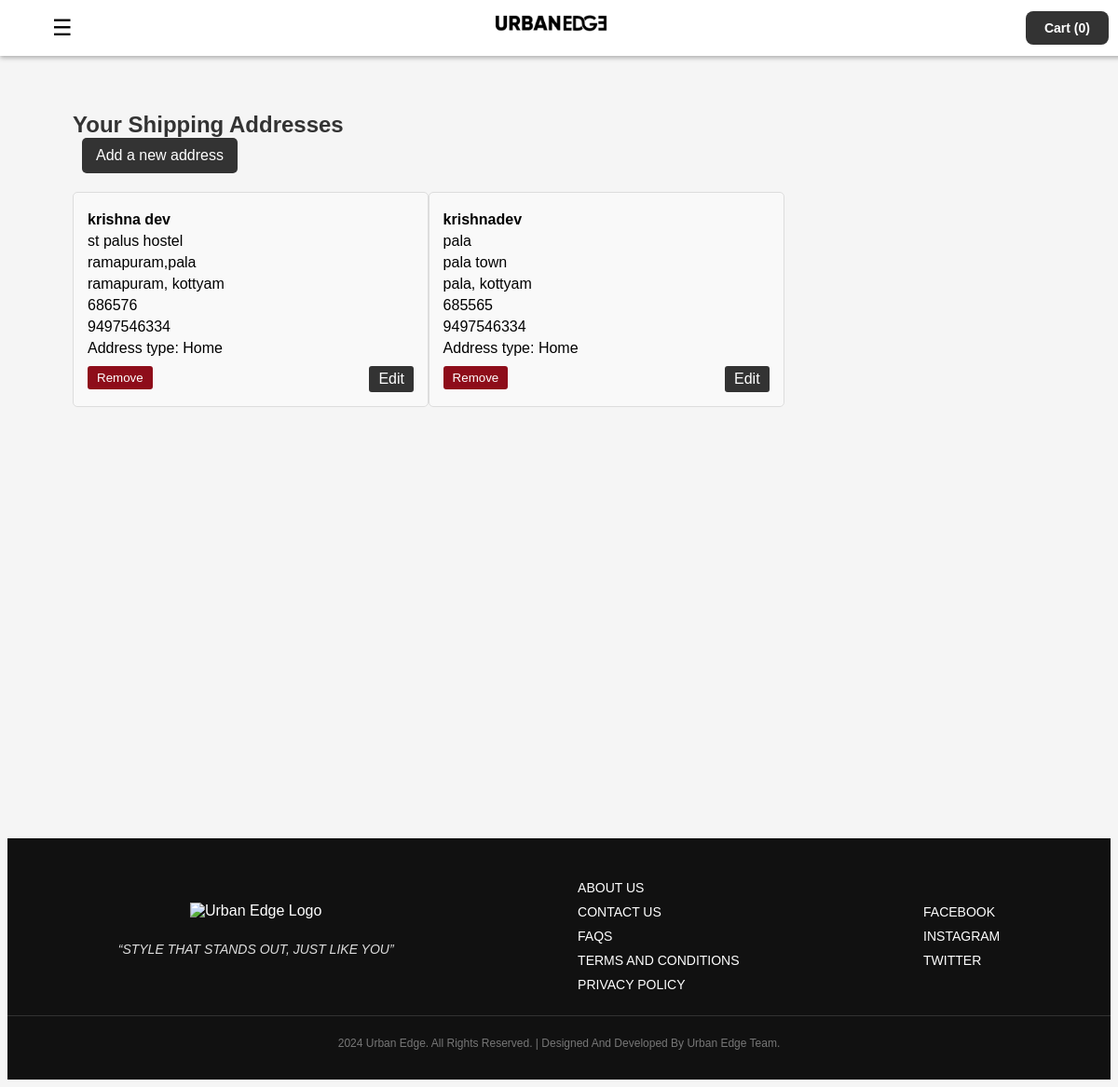
The page /home/address.php (signed in) on the database its author committed.
### tables this page shows
CREATE TABLE IF NOT EXISTS `addresses` (
  `address_id` int NOT NULL AUTO_INCREMENT,
  `user_id` int DEFAULT NULL,
  `address_name` varchar(255) NOT NULL,
  `address_line1` varchar(255) NOT NULL,
  `address_line2` varchar(255) DEFAULT NULL,
  `city` varchar(100) NOT NULL,
  `pincode` varchar(20) NOT NULL,
  `phone_number` varchar(15) NOT NULL,
  `address_type` enum('home','work','other') NOT NULL,
  `street` varchar(150) NOT NULL,
  PRIMARY KEY (`address_id`),
  KEY `user_id` (`user_id`)
);

### home/address.php (the view, shortened to what this page needs)
<?php
include '../db_connect.php';
$userId = $_SESSION['user_id'];
$query = "SELECT * FROM addresses WHERE user_id = ?";
$stmt = $conn->prepare($query);
$stmt->bind_param("i", $userId);
$stmt->execute();
$result = $stmt->get_result();
$addresses = $result->fetch_all(MYSQLI_ASSOC);
?>
<!DOCTYPE html>
<html lang="en">
<head>
    <link rel="stylesheet" href="home.css">
<body>
<?php include('header.php'); ?>
<div class="address-container">
    <h2>Your Shipping Addresses</h2>
    <div class="top-buttons">
        <a href="add_address.php" class="add-address-button">Add a new address</a>
    </div>
    <?php if (empty($addresses)): ?>
        <p>No saved addresses </p>
    <?php else: ?>
        <div class="address-list">
            <?php foreach ($addresses as $address): ?>
                <div class="address-card">
                    <p><strong><?php echo $address['address_name']; ?></strong></p>
                    <p><?php echo $address['address_line1']; ?></p>
                    <p><?php echo $address['address_line2']; ?></p>
                    <p><?php echo $address['city']; ?>, <?php echo $address['street']; ?></p>
                    <p><?php echo $address['pincode']; ?></p>
                    <p><?php echo $address['phone_number']; ?></p>
                    <p>Address type: <?php echo ucfirst($address['address_type']); ?></p>
                    <div class="address-actions">
                        <form action="remove_address.php" method="POST" class="remove-form">
                            <button type="submit" class="remove-button">Remove</button>
                        </form>
                        <a href="edit_address.php?address_id=<?php echo $address['address_id']; ?>" class="edit-button">Edit</a>
                    </div>
                </div>
            <?php endforeach; ?>
        </div>
    <?php endif; ?>
</div>
<?php include('footer.php'); ?>
</body>
</html>

### home/home.css (style rules this page uses)
body { font-family: 'Arial', sans-serif; background-color: #f5f5f5; margin-top: 60px; }
.address-container { margin-top: 100px; margin-left: 50px; width: 95%; padding: 20px; height: calc(100vh - 40px); overflow-y: auto; display: flex; flex-direction: column; }
h2 { margin: 0; color: #333; }
.top-buttons { margin-bottom: 20px; }
.add-address-button { display: inline-block; padding: 10px 15px; background-color: #333; color: #fff; text-decoration: none; border-radius: 5px; transition: background-color 0.3s; margin-left: 10px; }
.address-list { display: grid; grid-template-columns: repeat(auto-fill, minmax(350px, 1fr)); gap: 20px; }
.address-card { padding: 15px; background-color: #f9f9f9; border: 1px solid #ddd; border-radius: 5px; width: 350px; position: relative; }
.address-card p { margin: 5px 0; }
.address-actions { margin-top: 10px; display: flex; justify-content: space-between; }
.remove-button { padding: 5px 10px; background-color: #8e0d1a; color: white; border: none; border-radius: 3px; cursor: pointer; transition: background-color 0.3s; }
.edit-button { padding: 5px 10px; background-color:#333; color: white; text-decoration: none; border-radius: 3px; transition: background-color 0.3s; }

### rows shown on the page
addresses: address_name "krishna dev", address_line1 "st palus hostel", address_line2 "ramapuram,pala", city "ramapuram", street "kottyam", pincode "686576", phone_number "9497546334", address_type "Home"
addresses: address_name "krishnadev", address_line1 "pala", address_line2 "pala town", city "pala", street "kottyam", pincode "685565", phone_number "9497546334", address_type "Home"

### other values the page prints
$cartItems "0"
